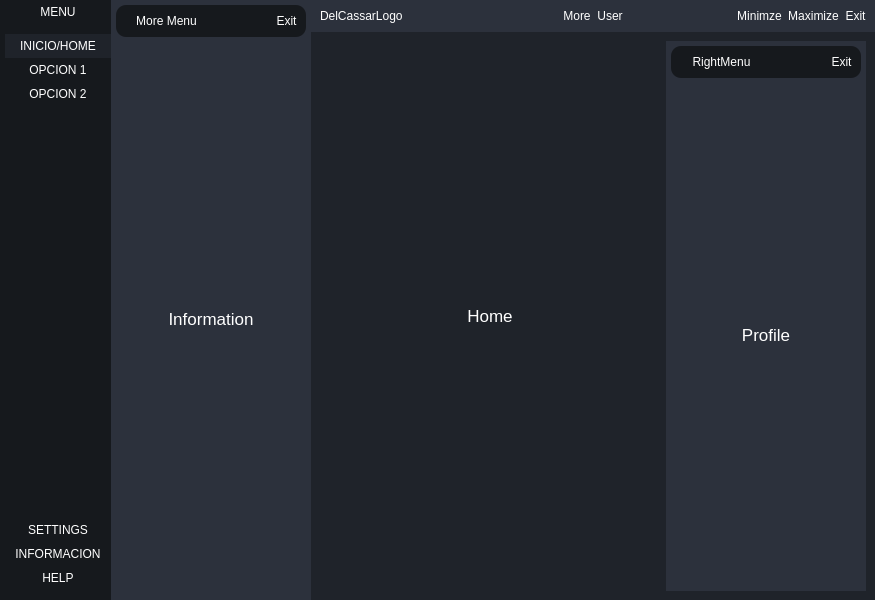
<?xml version="1.0" encoding="UTF-8"?>
<ui version="4.0">
 <class>MainWindow</class>
 <widget class="QMainWindow" name="MainWindow">
  <property name="geometry">
   <rect>
    <x>0</x>
    <y>0</y>
    <width>875</width>
    <height>600</height>
   </rect>
  </property>
  <property name="sizePolicy">
   <sizepolicy hsizetype="Expanding" vsizetype="Expanding">
    <horstretch>0</horstretch>
    <verstretch>0</verstretch>
   </sizepolicy>
  </property>
  <property name="windowTitle">
   <string>MainWindow</string>
  </property>
  <property name="styleSheet">
   <string notr="true">*{
	border: none;
	background-color:transparent;
	background:transparent;
	padding:0;
	margin:0;
	color:#fff;
}
#centralwidget{
	background-color: #1f232a;
}
#leftMenuSubContainer{
	background-color:#16191d;
}
#leftMenuSubContainer QPushButton{
	text-aling: left;
	padding: 5px 10px;
	border-top-left -radius: 10;
	border-bottom-left -radius: 10;
}
#centerMenuSubContainer, #rightMenuSubContainer{
	background-color: #2c313c;
}
#frame_4, #frame_8{
	background-color: #16191d;
	border-radius: 10px;
}
#headerContainer{
	background-color: #2c313c;
}</string>
  </property>
  <widget class="QWidget" name="centralwidget">
   <layout class="QHBoxLayout" name="horizontalLayout">
    <property name="spacing">
     <number>0</number>
    </property>
    <property name="leftMargin">
     <number>0</number>
    </property>
    <property name="topMargin">
     <number>0</number>
    </property>
    <property name="rightMargin">
     <number>0</number>
    </property>
    <property name="bottomMargin">
     <number>0</number>
    </property>
    <item alignment="Qt::AlignLeft">
     <widget class="QWidget" name="leftMenuContainer" native="true">
      <property name="styleSheet">
       <string notr="true"/>
      </property>
      <layout class="QVBoxLayout" name="verticalLayout">
       <property name="spacing">
        <number>0</number>
       </property>
       <property name="leftMargin">
        <number>0</number>
       </property>
       <property name="topMargin">
        <number>0</number>
       </property>
       <property name="rightMargin">
        <number>0</number>
       </property>
       <property name="bottomMargin">
        <number>0</number>
       </property>
       <item alignment="Qt::AlignLeft">
        <widget class="QWidget" name="leftMenuSubContainer" native="true">
         <layout class="QVBoxLayout" name="verticalLayout_2">
          <property name="spacing">
           <number>0</number>
          </property>
          <property name="leftMargin">
           <number>5</number>
          </property>
          <property name="topMargin">
           <number>0</number>
          </property>
          <property name="rightMargin">
           <number>0</number>
          </property>
          <property name="bottomMargin">
           <number>0</number>
          </property>
          <item alignment="Qt::AlignTop">
           <widget class="QFrame" name="frame">
            <property name="frameShape">
             <enum>QFrame::StyledPanel</enum>
            </property>
            <property name="frameShadow">
             <enum>QFrame::Raised</enum>
            </property>
            <layout class="QHBoxLayout" name="horizontalLayout_2">
             <property name="spacing">
              <number>0</number>
             </property>
             <property name="leftMargin">
              <number>0</number>
             </property>
             <property name="topMargin">
              <number>0</number>
             </property>
             <property name="rightMargin">
              <number>0</number>
             </property>
             <property name="bottomMargin">
              <number>0</number>
             </property>
             <item>
              <widget class="QPushButton" name="pushButton">
               <property name="toolTip">
                <string>Menu</string>
               </property>
               <property name="text">
                <string>MENU</string>
               </property>
              </widget>
             </item>
            </layout>
           </widget>
          </item>
          <item alignment="Qt::AlignTop">
           <widget class="QFrame" name="frame_2">
            <property name="sizePolicy">
             <sizepolicy hsizetype="Preferred" vsizetype="Expanding">
              <horstretch>0</horstretch>
              <verstretch>0</verstretch>
             </sizepolicy>
            </property>
            <property name="frameShape">
             <enum>QFrame::StyledPanel</enum>
            </property>
            <property name="frameShadow">
             <enum>QFrame::Raised</enum>
            </property>
            <layout class="QVBoxLayout" name="verticalLayout_3">
             <property name="spacing">
              <number>0</number>
             </property>
             <property name="leftMargin">
              <number>0</number>
             </property>
             <property name="topMargin">
              <number>10</number>
             </property>
             <property name="rightMargin">
              <number>0</number>
             </property>
             <property name="bottomMargin">
              <number>10</number>
             </property>
             <item>
              <widget class="QPushButton" name="homeButton">
               <property name="toolTip">
                <string>Home</string>
               </property>
               <property name="styleSheet">
                <string notr="true">background-color: #1f232a;
</string>
               </property>
               <property name="text">
                <string>INICIO/HOME</string>
               </property>
              </widget>
             </item>
             <item>
              <widget class="QPushButton" name="opt1Button">
               <property name="text">
                <string>OPCION 1</string>
               </property>
              </widget>
             </item>
             <item>
              <widget class="QPushButton" name="opt2Button">
               <property name="text">
                <string>OPCION 2</string>
               </property>
              </widget>
             </item>
            </layout>
           </widget>
          </item>
          <item>
           <spacer name="verticalSpacer">
            <property name="orientation">
             <enum>Qt::Vertical</enum>
            </property>
            <property name="sizeHint" stdset="0">
             <size>
              <width>20</width>
              <height>40</height>
             </size>
            </property>
           </spacer>
          </item>
          <item alignment="Qt::AlignBottom">
           <widget class="QFrame" name="frame_3">
            <property name="frameShape">
             <enum>QFrame::StyledPanel</enum>
            </property>
            <property name="frameShadow">
             <enum>QFrame::Raised</enum>
            </property>
            <layout class="QVBoxLayout" name="verticalLayout_4">
             <property name="spacing">
              <number>0</number>
             </property>
             <property name="leftMargin">
              <number>0</number>
             </property>
             <property name="topMargin">
              <number>10</number>
             </property>
             <property name="rightMargin">
              <number>0</number>
             </property>
             <property name="bottomMargin">
              <number>10</number>
             </property>
             <item>
              <widget class="QPushButton" name="settingsButton">
               <property name="toolTip">
                <string>Settings</string>
               </property>
               <property name="text">
                <string>SETTINGS</string>
               </property>
              </widget>
             </item>
             <item>
              <widget class="QPushButton" name="infoButton">
               <property name="toolTip">
                <string>Information</string>
               </property>
               <property name="text">
                <string>INFORMACION</string>
               </property>
              </widget>
             </item>
             <item>
              <widget class="QPushButton" name="helpButton">
               <property name="toolTip">
                <string>Help</string>
               </property>
               <property name="text">
                <string>HELP</string>
               </property>
              </widget>
             </item>
            </layout>
           </widget>
          </item>
         </layout>
        </widget>
       </item>
      </layout>
     </widget>
    </item>
    <item>
     <widget class="QWidget" name="centerMenuContainer" native="true">
      <property name="minimumSize">
       <size>
        <width>0</width>
        <height>0</height>
       </size>
      </property>
      <layout class="QVBoxLayout" name="verticalLayout_6">
       <property name="spacing">
        <number>0</number>
       </property>
       <property name="leftMargin">
        <number>0</number>
       </property>
       <property name="topMargin">
        <number>0</number>
       </property>
       <property name="rightMargin">
        <number>0</number>
       </property>
       <property name="bottomMargin">
        <number>0</number>
       </property>
       <item alignment="Qt::AlignLeft">
        <widget class="QWidget" name="centerMenuSubContainer" native="true">
         <property name="minimumSize">
          <size>
           <width>200</width>
           <height>0</height>
          </size>
         </property>
         <layout class="QVBoxLayout" name="verticalLayout_5">
          <property name="spacing">
           <number>5</number>
          </property>
          <property name="leftMargin">
           <number>5</number>
          </property>
          <property name="topMargin">
           <number>5</number>
          </property>
          <property name="rightMargin">
           <number>5</number>
          </property>
          <property name="bottomMargin">
           <number>5</number>
          </property>
          <item alignment="Qt::AlignTop">
           <widget class="QFrame" name="frame_4">
            <property name="styleSheet">
             <string notr="true"/>
            </property>
            <property name="frameShape">
             <enum>QFrame::StyledPanel</enum>
            </property>
            <property name="frameShadow">
             <enum>QFrame::Raised</enum>
            </property>
            <layout class="QHBoxLayout" name="horizontalLayout_3">
             <item>
              <widget class="QPushButton" name="pushButton_2">
               <property name="text">
                <string>More Menu</string>
               </property>
              </widget>
             </item>
             <item alignment="Qt::AlignRight">
              <widget class="QLabel" name="label">
               <property name="toolTip">
                <string>Close Menu</string>
               </property>
               <property name="text">
                <string>Exit</string>
               </property>
               <property name="alignment">
                <set>Qt::AlignCenter</set>
               </property>
              </widget>
             </item>
            </layout>
           </widget>
          </item>
          <item>
           <widget class="QStackedWidget" name="stackedWidget">
            <property name="currentIndex">
             <number>1</number>
            </property>
            <widget class="QWidget" name="page">
             <layout class="QVBoxLayout" name="verticalLayout_7">
              <item>
               <widget class="QLabel" name="label_2">
                <property name="font">
                 <font>
                  <pointsize>13</pointsize>
                 </font>
                </property>
                <property name="text">
                 <string>Settings</string>
                </property>
                <property name="alignment">
                 <set>Qt::AlignCenter</set>
                </property>
               </widget>
              </item>
             </layout>
            </widget>
            <widget class="QWidget" name="page_2">
             <layout class="QVBoxLayout" name="verticalLayout_14">
              <item>
               <widget class="QLabel" name="label_3">
                <property name="font">
                 <font>
                  <pointsize>13</pointsize>
                 </font>
                </property>
                <property name="text">
                 <string>Information</string>
                </property>
                <property name="alignment">
                 <set>Qt::AlignCenter</set>
                </property>
               </widget>
              </item>
             </layout>
            </widget>
            <widget class="QWidget" name="page_3">
             <layout class="QVBoxLayout" name="verticalLayout_8">
              <item>
               <widget class="QLabel" name="label_4">
                <property name="font">
                 <font>
                  <pointsize>13</pointsize>
                 </font>
                </property>
                <property name="text">
                 <string>Help</string>
                </property>
                <property name="alignment">
                 <set>Qt::AlignCenter</set>
                </property>
               </widget>
              </item>
             </layout>
            </widget>
           </widget>
          </item>
         </layout>
        </widget>
       </item>
      </layout>
     </widget>
    </item>
    <item>
     <widget class="QWidget" name="mainBodyContainer" native="true">
      <property name="sizePolicy">
       <sizepolicy hsizetype="Expanding" vsizetype="Expanding">
        <horstretch>0</horstretch>
        <verstretch>0</verstretch>
       </sizepolicy>
      </property>
      <property name="styleSheet">
       <string notr="true"/>
      </property>
      <layout class="QVBoxLayout" name="verticalLayout_9">
       <property name="spacing">
        <number>0</number>
       </property>
       <property name="leftMargin">
        <number>0</number>
       </property>
       <property name="topMargin">
        <number>0</number>
       </property>
       <property name="rightMargin">
        <number>0</number>
       </property>
       <property name="bottomMargin">
        <number>0</number>
       </property>
       <item alignment="Qt::AlignTop">
        <widget class="QWidget" name="headerContainer" native="true">
         <layout class="QHBoxLayout" name="horizontalLayout_5">
          <item alignment="Qt::AlignLeft">
           <widget class="QFrame" name="frame_5">
            <property name="frameShape">
             <enum>QFrame::StyledPanel</enum>
            </property>
            <property name="frameShadow">
             <enum>QFrame::Raised</enum>
            </property>
            <layout class="QHBoxLayout" name="horizontalLayout_7">
             <property name="spacing">
              <number>6</number>
             </property>
             <property name="leftMargin">
              <number>0</number>
             </property>
             <property name="topMargin">
              <number>0</number>
             </property>
             <property name="rightMargin">
              <number>0</number>
             </property>
             <property name="bottomMargin">
              <number>0</number>
             </property>
             <item>
              <widget class="QLabel" name="label_5">
               <property name="text">
                <string>DelCassarLogo</string>
               </property>
              </widget>
             </item>
            </layout>
           </widget>
          </item>
          <item alignment="Qt::AlignHCenter">
           <widget class="QFrame" name="frame_6">
            <property name="frameShape">
             <enum>QFrame::StyledPanel</enum>
            </property>
            <property name="frameShadow">
             <enum>QFrame::Raised</enum>
            </property>
            <layout class="QHBoxLayout" name="horizontalLayout_6">
             <property name="spacing">
              <number>6</number>
             </property>
             <property name="leftMargin">
              <number>0</number>
             </property>
             <property name="topMargin">
              <number>0</number>
             </property>
             <property name="rightMargin">
              <number>0</number>
             </property>
             <property name="bottomMargin">
              <number>0</number>
             </property>
             <item>
              <widget class="QPushButton" name="pushButton_7">
               <property name="toolTip">
                <string>More</string>
               </property>
               <property name="text">
                <string>More</string>
               </property>
              </widget>
             </item>
             <item>
              <widget class="QPushButton" name="pushButton_6">
               <property name="toolTip">
                <string>Profile</string>
               </property>
               <property name="text">
                <string>User</string>
               </property>
              </widget>
             </item>
            </layout>
           </widget>
          </item>
          <item alignment="Qt::AlignRight">
           <widget class="QFrame" name="frame_7">
            <property name="frameShape">
             <enum>QFrame::StyledPanel</enum>
            </property>
            <property name="frameShadow">
             <enum>QFrame::Raised</enum>
            </property>
            <layout class="QHBoxLayout" name="horizontalLayout_4">
             <property name="spacing">
              <number>6</number>
             </property>
             <property name="leftMargin">
              <number>0</number>
             </property>
             <property name="topMargin">
              <number>0</number>
             </property>
             <property name="rightMargin">
              <number>0</number>
             </property>
             <property name="bottomMargin">
              <number>0</number>
             </property>
             <item>
              <widget class="QPushButton" name="pushButton_3">
               <property name="toolTip">
                <string>Minimize Window</string>
               </property>
               <property name="text">
                <string>Minimze</string>
               </property>
              </widget>
             </item>
             <item>
              <widget class="QPushButton" name="pushButton_4">
               <property name="toolTip">
                <string>Maximize Window</string>
               </property>
               <property name="text">
                <string>Maximize</string>
               </property>
              </widget>
             </item>
             <item>
              <widget class="QPushButton" name="pushButton_5">
               <property name="toolTip">
                <string>Close Window</string>
               </property>
               <property name="text">
                <string>Exit</string>
               </property>
              </widget>
             </item>
            </layout>
           </widget>
          </item>
         </layout>
        </widget>
       </item>
       <item>
        <widget class="QWidget" name="mainBodyContent" native="true">
         <property name="sizePolicy">
          <sizepolicy hsizetype="Preferred" vsizetype="Expanding">
           <horstretch>0</horstretch>
           <verstretch>0</verstretch>
          </sizepolicy>
         </property>
         <layout class="QHBoxLayout" name="horizontalLayout_8">
          <item>
           <widget class="QWidget" name="mainContentsContainer" native="true">
            <layout class="QVBoxLayout" name="verticalLayout_15">
             <item>
              <widget class="QStackedWidget" name="stackedWidget_3">
               <widget class="QWidget" name="page_6">
                <layout class="QVBoxLayout" name="verticalLayout_16">
                 <item>
                  <widget class="QLabel" name="label_9">
                   <property name="font">
                    <font>
                     <pointsize>13</pointsize>
                    </font>
                   </property>
                   <property name="text">
                    <string>Home</string>
                   </property>
                   <property name="alignment">
                    <set>Qt::AlignCenter</set>
                   </property>
                  </widget>
                 </item>
                </layout>
               </widget>
               <widget class="QWidget" name="page_7">
                <layout class="QVBoxLayout" name="verticalLayout_17">
                 <item>
                  <widget class="QLabel" name="label_10">
                   <property name="font">
                    <font>
                     <pointsize>13</pointsize>
                    </font>
                   </property>
                   <property name="text">
                    <string>Option 1</string>
                   </property>
                   <property name="alignment">
                    <set>Qt::AlignCenter</set>
                   </property>
                  </widget>
                 </item>
                </layout>
               </widget>
               <widget class="QWidget" name="page_8">
                <layout class="QVBoxLayout" name="verticalLayout_18">
                 <item>
                  <widget class="QLabel" name="label_11">
                   <property name="font">
                    <font>
                     <pointsize>13</pointsize>
                    </font>
                   </property>
                   <property name="text">
                    <string>Option 2</string>
                   </property>
                   <property name="alignment">
                    <set>Qt::AlignCenter</set>
                   </property>
                  </widget>
                 </item>
                </layout>
               </widget>
              </widget>
             </item>
            </layout>
           </widget>
          </item>
          <item alignment="Qt::AlignRight">
           <widget class="QWidget" name="rightMenuContainer" native="true">
            <property name="minimumSize">
             <size>
              <width>200</width>
              <height>0</height>
             </size>
            </property>
            <layout class="QVBoxLayout" name="verticalLayout_10">
             <property name="spacing">
              <number>0</number>
             </property>
             <property name="leftMargin">
              <number>0</number>
             </property>
             <property name="topMargin">
              <number>0</number>
             </property>
             <property name="rightMargin">
              <number>0</number>
             </property>
             <property name="bottomMargin">
              <number>0</number>
             </property>
             <item>
              <widget class="QWidget" name="rightMenuSubContainer" native="true">
               <property name="minimumSize">
                <size>
                 <width>200</width>
                 <height>0</height>
                </size>
               </property>
               <layout class="QVBoxLayout" name="verticalLayout_11">
                <property name="spacing">
                 <number>5</number>
                </property>
                <property name="leftMargin">
                 <number>5</number>
                </property>
                <property name="topMargin">
                 <number>5</number>
                </property>
                <property name="rightMargin">
                 <number>5</number>
                </property>
                <property name="bottomMargin">
                 <number>5</number>
                </property>
                <item>
                 <widget class="QFrame" name="frame_8">
                  <property name="frameShape">
                   <enum>QFrame::StyledPanel</enum>
                  </property>
                  <property name="frameShadow">
                   <enum>QFrame::Raised</enum>
                  </property>
                  <layout class="QHBoxLayout" name="horizontalLayout_9">
                   <item>
                    <widget class="QLabel" name="label_6">
                     <property name="text">
                      <string>RightMenu</string>
                     </property>
                     <property name="alignment">
                      <set>Qt::AlignCenter</set>
                     </property>
                    </widget>
                   </item>
                   <item alignment="Qt::AlignRight">
                    <widget class="QPushButton" name="pushButton_8">
                     <property name="toolTip">
                      <string>Close Menu</string>
                     </property>
                     <property name="text">
                      <string>Exit</string>
                     </property>
                    </widget>
                   </item>
                  </layout>
                 </widget>
                </item>
                <item>
                 <widget class="QStackedWidget" name="stackedWidget_2">
                  <widget class="QWidget" name="page_4">
                   <layout class="QVBoxLayout" name="verticalLayout_13">
                    <item>
                     <widget class="QLabel" name="label_7">
                      <property name="font">
                       <font>
                        <pointsize>13</pointsize>
                       </font>
                      </property>
                      <property name="text">
                       <string>Profile</string>
                      </property>
                      <property name="alignment">
                       <set>Qt::AlignCenter</set>
                      </property>
                     </widget>
                    </item>
                   </layout>
                  </widget>
                  <widget class="QWidget" name="page_5">
                   <layout class="QVBoxLayout" name="verticalLayout_12">
                    <item>
                     <widget class="QLabel" name="label_8">
                      <property name="font">
                       <font>
                        <pointsize>13</pointsize>
                       </font>
                      </property>
                      <property name="text">
                       <string>More</string>
                      </property>
                      <property name="alignment">
                       <set>Qt::AlignCenter</set>
                      </property>
                     </widget>
                    </item>
                   </layout>
                  </widget>
                 </widget>
                </item>
               </layout>
              </widget>
             </item>
            </layout>
           </widget>
          </item>
         </layout>
        </widget>
       </item>
      </layout>
     </widget>
    </item>
   </layout>
  </widget>
 </widget>
 <resources/>
 <connections/>
</ui>
